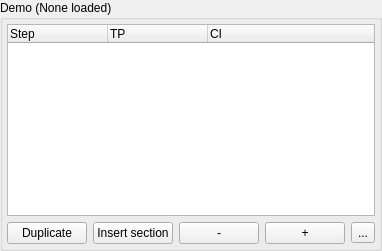
               <widget class="QGroupBox" name="demoTreeBox">
                <property name="title">
                 <string>Demo (None loaded)</string>
                </property>
                <property name="flat">
                 <bool>true</bool>
                </property>
                <layout class="QVBoxLayout" name="verticalLayout_6">
                 <property name="leftMargin">
                  <number>4</number>
                 </property>
                 <property name="topMargin">
                  <number>4</number>
                 </property>
                 <property name="rightMargin">
                  <number>4</number>
                 </property>
                 <property name="bottomMargin">
                  <number>4</number>
                 </property>
                 <item>
                  <widget class="QTreeWidget" name="demoTreeWidget">
                   <column>
                    <property name="text">
                     <string notr="true">Step</string>
                    </property>
                   </column>
                   <column>
                    <property name="text">
                     <string>TP</string>
                    </property>
                   </column>
                   <column>
                    <property name="text">
                     <string>CI</string>
                    </property>
                   </column>
                  </widget>
                 </item>
                 <item>
                  <layout class="QHBoxLayout" name="horizontalLayout_5">
                   <item>
                    <widget class="QPushButton" name="demoDuplicateBtn">
                     <property name="text">
                      <string>Duplicate</string>
                     </property>
                    </widget>
                   </item>
                   <item>
                    <widget class="QPushButton" name="demoInsertSectionBtn">
                     <property name="text">
                      <string>Insert section</string>
                     </property>
                    </widget>
                   </item>
                   <item>
                    <widget class="QPushButton" name="demoDeleteBtn">
                     <property name="text">
                      <string>-</string>
                     </property>
                    </widget>
                   </item>
                   <item>
                    <widget class="QPushButton" name="demoAddStepBtn">
                     <property name="text">
                      <string>+</string>
                     </property>
                    </widget>
                   </item>
                   <item>
                    <widget class="QToolButton" name="demoOverflowBtn">
                     <property name="text">
                      <string>...</string>
                     </property>
                    </widget>
                   </item>
                  </layout>
                 </item>
                </layout>
               </widget>
